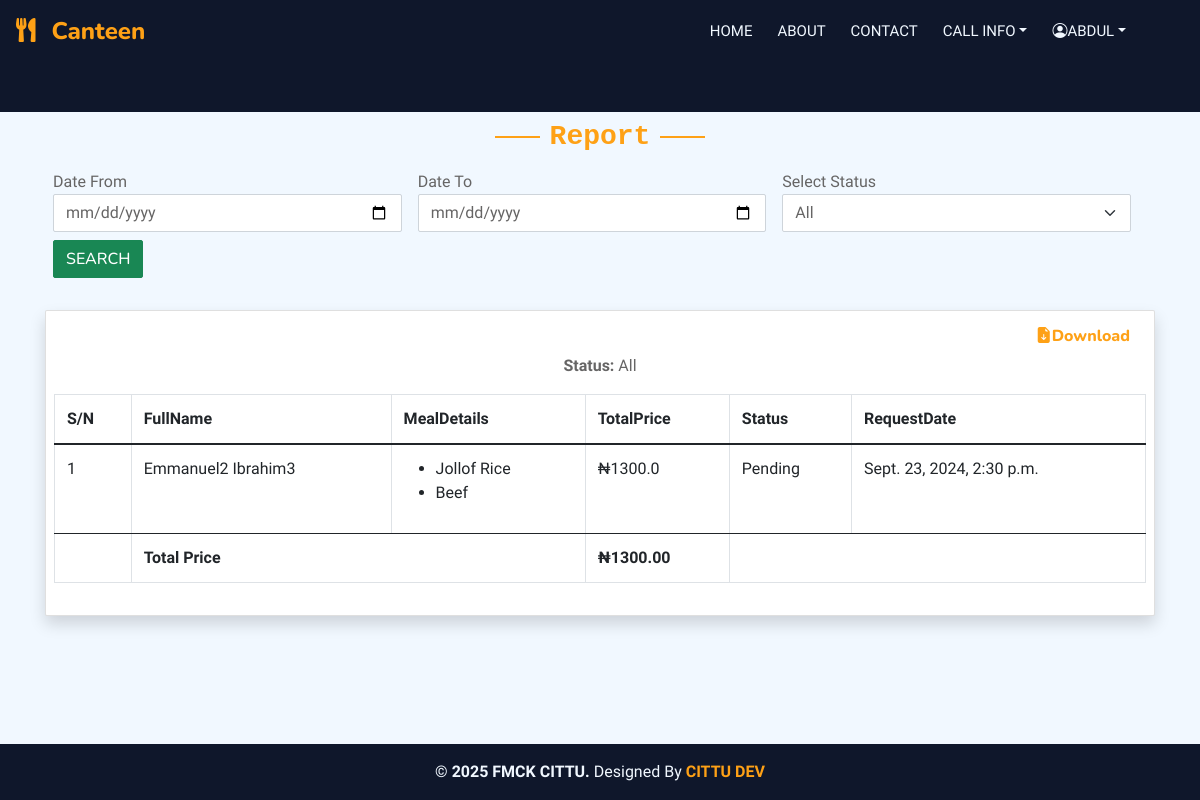
The page /meal_report (signed in) on the database as committed earlier.
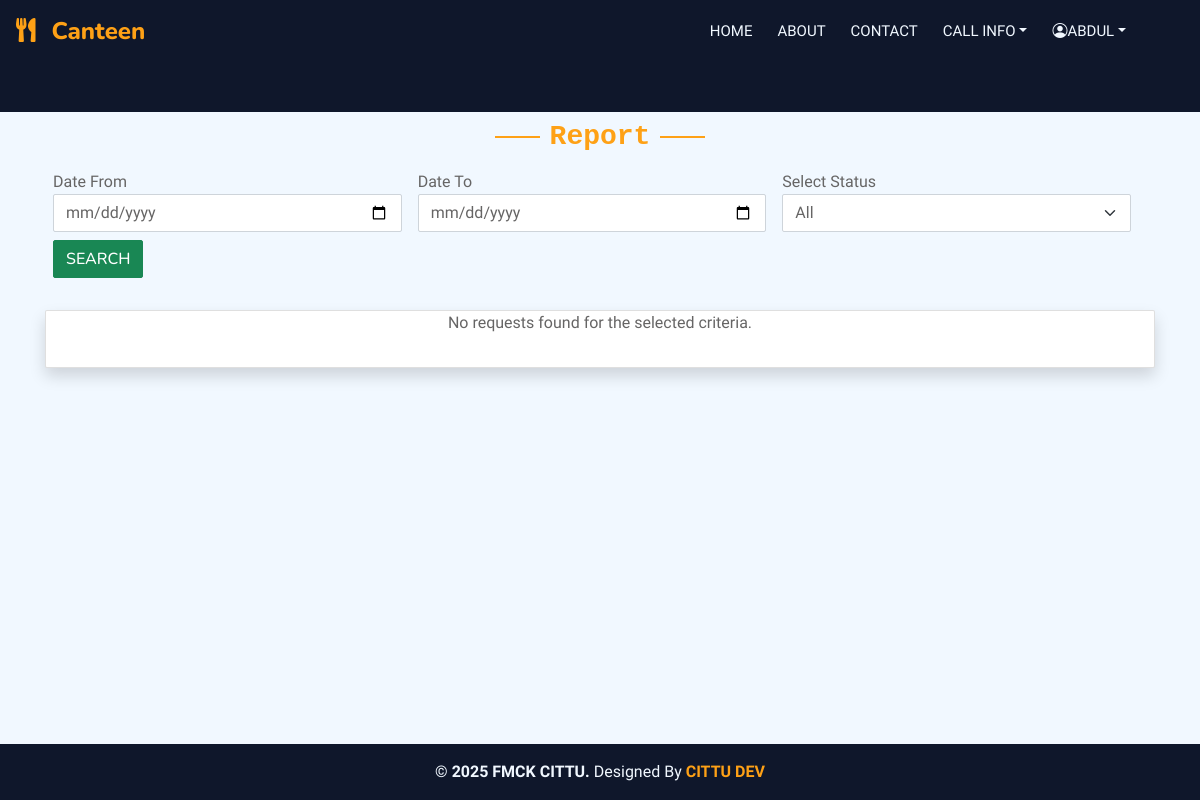
The same page on the database as committed later.
### main/models.py (models this page shows, shortened)
class Request(models.Model):
    STATUS_CHOICES = [
        ('Pending', 'Pending'),
        ('Approved', 'Approved'),
        ('Decline', 'Decline'),
    ]
    user = models.ForeignKey(User, on_delete=models.SET_NULL, null=True)
    date_created = models.DateTimeField(auto_now_add=True)
    status = models.CharField(max_length=8, choices=STATUS_CHOICES, default='Pending')
    class Meta:
        verbose_name_plural = "Request"
    def calculate_total_price(self):
        request_details = self.requestdetails_set.all()
        total = sum(float(detail.meal.price) for detail in request_details if detail.meal)
        return total

class RequestDetails(models.Model):
    request = models.ForeignKey(Request, on_delete=models.SET_NULL, null=True)
    meal = models.ForeignKey(Meal, on_delete=models.SET_NULL, null=True)
    meal_price = models.DecimalField(max_digits=10, decimal_places=2, default=0.00)
    date_created = models.DateTimeField(auto_now_add=True)
    class Meta:
        verbose_name_plural = "RequestDetail"

class Meal(models.Model):
    title = models.CharField(max_length=25)
    price = models.DecimalField(max_digits=10, decimal_places=2)
    available = models.BooleanField(default=True)
    category = models.ForeignKey(Category, on_delete=models.SET_NULL, null=True)
    meals_image = models.ImageField(upload_to='meal_image', default='default.png', blank=True,null=True)
    date_created = models.DateTimeField(auto_now_add=True)
    class Meta:
        verbose_name_plural = "Meal"
    def __str__(self):
        return self.title

### accounts/models.py (models this page shows, shortened)
class User(AbstractUser):
    firstname = models.CharField(max_length=200)
    lastname = models.CharField(max_length=200)
    othername = models.CharField(max_length=100 ,blank=True,null=True)
    username = models.CharField(max_length=100, unique=True)
    file_no = models.CharField(unique=True, max_length=7)
    phone_number = models.CharField(max_length=11,null=True)
    department = models.ForeignKey(Department, on_delete=models.SET_NULL, null=True)
    unit = models.ForeignKey(Unit, on_delete=models.SET_NULL, null=True)
    gender = models.ForeignKey(Gender, on_delete=models.CASCADE,null=True)
    group = models.ForeignKey(UserGroup, on_delete=models.CASCADE, blank=True, null=True)
    role = models.ForeignKey(Role, on_delete=models.CASCADE, blank=True, null=True)
    is_active = models.BooleanField(default=True)
    date_created = models.DateTimeField(auto_now_add=True)
    USERNAME_FIELD = 'username'
    REQUIRED_FIELDS = ['firstname', 'lastname', 'file_no', 'phone_number', 'department', 'unit']
    class Meta:
        verbose_name_plural = "User"

### report/views.py (the view)
# urls.py: path('meal_report', views.meal_report_and_search, name='report'),
@login_required
def meal_report_and_search(request):
    datefrom = request.GET.get('datefrom')
    dateto = request.GET.get('dateto')
    status = request.GET.get('status')
    filtered_requests = filter_requests(datefrom, dateto, status)
    total_price = sum(req.calculate_total_price() for req in filtered_requests)
    user_request_details = RequestDetails.objects.filter(request__in=filtered_requests)
    report = filtered_requests
    context = {
        'report': report,
        'total_price': total_price,
        'user_request_details': user_request_details,
        'status': status,
        'datefrom': datefrom,
        'dateto': dateto,
    }
    return render(request, 'report/meal_report.html', context)

### accounts/models.py (called while the page is built)
    def __str__(self):
        return self.title

    def __str__(self):
        return self.title

    def __str__(self):
        return self.title

### report/views.py (called while the page is built)
def filter_requests(datefrom, dateto, status):
    filtered_requests = Request.objects.all()
    if datefrom:
        filtered_requests = filtered_requests.filter(date_created__gte=datefrom)
    if dateto:
        filtered_requests = filtered_requests.filter(date_created__lte=dateto)
    if status:
        filtered_requests = filtered_requests.filter(status=status)
    return filtered_requests

### templates/report/meal_report.html (shortened to what this page needs)
{% extends 'base/base.html' %}
{% block content %}
<div class="container-xxl pt-2 pb-3">
    <div class="container d-flex justify-content-center align-items-center">
        <div class="row g-3">
            <div class="text-center">
                <h3 class="section-title text-primary font-monospace">Report</h3>
            </div>
            <form method="GET" action="{% url 'report' %}" class="mt-2 mb-3">
                <div class="row g-3">
                    <div class="col-md-4 col-sm-6">
                        <label for="datefrom">Date From</label>
                        <input class="form-control" type="date" name="datefrom">
                    </div>
                    <div class="col-md-4 col-sm-6">
                        <label for="dateto">Date To</label>
                        <input class="form-control" type="date" name="dateto">
                    </div>
                    <div class="col-md-4 col-sm-6">
                        <label>Select Status</label>
                        <select class="form-select" name="status">
                            <option value="" {% if not status %}selected{% endif %}>All</option>
                        </select>
                    </div>
                </div>
                <button type="submit" class="btn btn-success mt-2 justify-content-center">Search</button>
            </form>
            <div class="card shadow  pb-3">
                {% if report %}
                <div class="table-responsive">
                    <h6 class="text-end mt-3 me-3">
                        <a
                            href="{% url 'meal_report_pdf' %}?datefrom={{ datefrom }}&dateto={{ dateto }}&status={{ status }}"><i
                                class="bi bi-file-earmark-arrow-down-fill"></i>Download</a>
                    </h6>
                    <p class="text-center"><strong>Status:</strong> {{ status|default:"All" }}</p>
                    <table class="table table-bordered">
                        <thead class="">
                            <tr>
                                <th>S/N</th>
                                <th>FullName</th>
                                <th>MealDetails</th>
                                <th>TotalPrice</th>
                                <th>Status</th>
                                <th>RequestDate</th>
                            </tr>
                        </thead>
                        <tbody>
                            {% for req in report %}
                            <tr>
                                <td>{{ forloop.counter }}</td>
                                <td>{{ req.user.firstname }} {{ req.user.lastname }}</td>
                                <td>
                                    <ul>
                                        {% for detail in req.requestdetails_set.all %}
                                        <li>{{ detail.meal }}</li>
                                        {% endfor %}
                                    </ul>
                                </td>
                                <td>₦{{ req.calculate_total_price }}</td>
                                <td>{{ req.status }}</td>
                                <td>{{ req.date_created }}</td>
                            </tr>
                            {% endfor %}
                        </tbody>
                        <tfoot>
                            <tr>
                                <td></td>
                                <td colspan="2"><strong>Total Price </strong></td>
                                <td><strong>₦{{ total_price|floatformat:2 }}</strong></td>
                                <td colspan="2">
                                </td>
                            </tr>
                        </tfoot>
                    </table>
                </div>
                {% else %}
                <p colspan="6" class="text-center">No requests found for the selected criteria.</p>
                {% endif %}
            </div>
        </div>
    </div>
</div>
{% endblock content %}

Rows that differ between the two databases and show on the page:
removed Request: user.firstname "Emmanuel2", user.lastname "Ibrahim3", calculate_total_price "1300.0", status "Pending", date_created "Sept. 23, 2024, 2:30 p.m."
no longer on this page (row edited): RequestDetails: meal "Jollof Rice"
no longer on this page (row edited): RequestDetails: meal "Beef"
Other text that changed with them:
{{ status|default:"All" }}: "All" → (not shown)
{{ total_price|floatformat:2 }}: "1300.00" → (not shown)
text no longer shown: "Download Status: S/N FullName MealDetails TotalPrice Status RequestDate Total Price ₦"
text now shown: "No requests found for the selected criteria."
